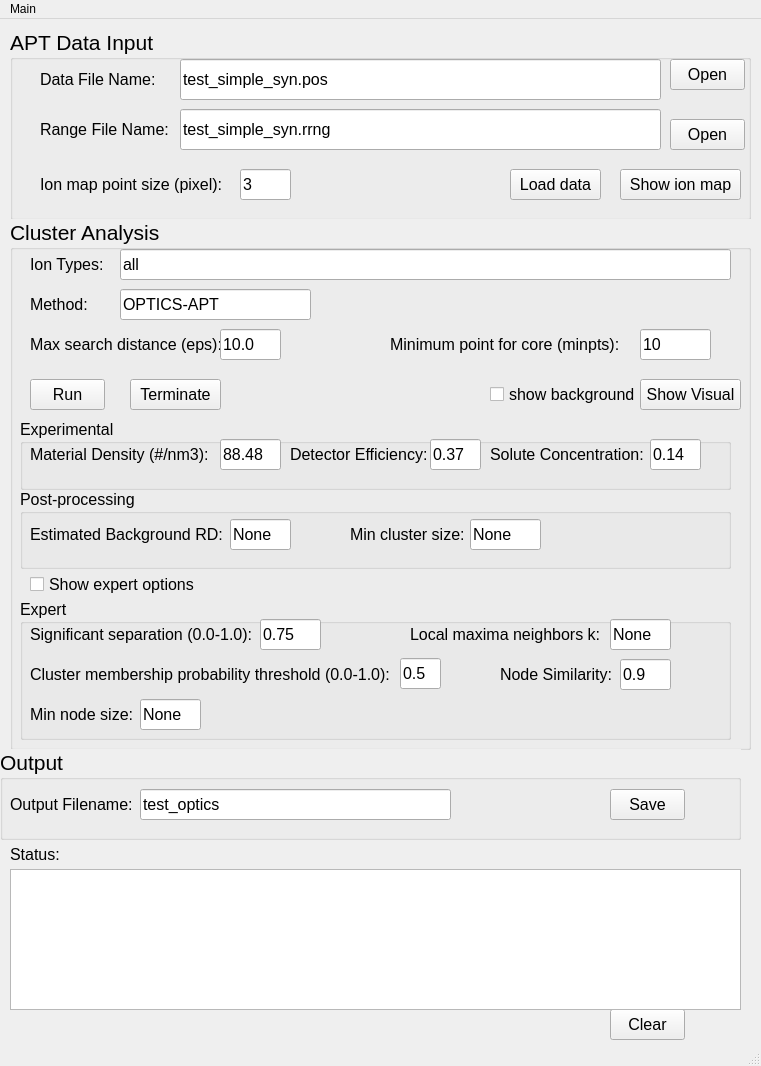
<?xml version="1.0" encoding="UTF-8"?>
<ui version="4.0">
 <class>MainWindow</class>
 <widget class="QMainWindow" name="MainWindow">
  <property name="geometry">
   <rect>
    <x>0</x>
    <y>0</y>
    <width>761</width>
    <height>1066</height>
   </rect>
  </property>
  <property name="windowTitle">
   <string>MainWindow</string>
  </property>
  <property name="autoFillBackground">
   <bool>true</bool>
  </property>
  <widget class="QWidget" name="centralwidget">
   <widget class="QGroupBox" name="groupBox">
    <property name="geometry">
     <rect>
      <x>10</x>
      <y>10</y>
      <width>741</width>
      <height>191</height>
     </rect>
    </property>
    <property name="font">
     <font>
      <pointsize>16</pointsize>
     </font>
    </property>
    <property name="autoFillBackground">
     <bool>true</bool>
    </property>
    <property name="title">
     <string>APT Data Input</string>
    </property>
    <widget class="QLabel" name="label">
     <property name="geometry">
      <rect>
       <x>30</x>
       <y>30</y>
       <width>121</width>
       <height>41</height>
      </rect>
     </property>
     <property name="font">
      <font>
       <pointsize>12</pointsize>
      </font>
     </property>
     <property name="text">
      <string>Data File Name:</string>
     </property>
     <property name="scaledContents">
      <bool>false</bool>
     </property>
    </widget>
    <widget class="QLineEdit" name="le_data_fname">
     <property name="geometry">
      <rect>
       <x>170</x>
       <y>30</y>
       <width>481</width>
       <height>41</height>
      </rect>
     </property>
     <property name="font">
      <font>
       <pointsize>12</pointsize>
      </font>
     </property>
     <property name="text">
      <string>test_simple_syn.pos</string>
     </property>
     <property name="placeholderText">
      <string>pos or txt</string>
     </property>
    </widget>
    <widget class="QLabel" name="label_2">
     <property name="geometry">
      <rect>
       <x>30</x>
       <y>80</y>
       <width>131</width>
       <height>41</height>
      </rect>
     </property>
     <property name="font">
      <font>
       <pointsize>12</pointsize>
      </font>
     </property>
     <property name="text">
      <string>Range File Name:</string>
     </property>
    </widget>
    <widget class="QLineEdit" name="le_rrng_fname">
     <property name="geometry">
      <rect>
       <x>170</x>
       <y>80</y>
       <width>481</width>
       <height>41</height>
      </rect>
     </property>
     <property name="font">
      <font>
       <pointsize>12</pointsize>
      </font>
     </property>
     <property name="text">
      <string>test_simple_syn.rrng</string>
     </property>
     <property name="placeholderText">
      <string>rrng</string>
     </property>
    </widget>
    <widget class="QPushButton" name="button_load_data">
     <property name="geometry">
      <rect>
       <x>500</x>
       <y>140</y>
       <width>91</width>
       <height>31</height>
      </rect>
     </property>
     <property name="font">
      <font>
       <pointsize>12</pointsize>
      </font>
     </property>
     <property name="text">
      <string>Load data</string>
     </property>
    </widget>
    <widget class="QPushButton" name="button_data_fname">
     <property name="geometry">
      <rect>
       <x>660</x>
       <y>30</y>
       <width>75</width>
       <height>31</height>
      </rect>
     </property>
     <property name="font">
      <font>
       <pointsize>12</pointsize>
      </font>
     </property>
     <property name="text">
      <string>Open</string>
     </property>
    </widget>
    <widget class="QPushButton" name="button_range_fname">
     <property name="geometry">
      <rect>
       <x>660</x>
       <y>90</y>
       <width>75</width>
       <height>31</height>
      </rect>
     </property>
     <property name="font">
      <font>
       <pointsize>12</pointsize>
      </font>
     </property>
     <property name="text">
      <string>Open</string>
     </property>
    </widget>
    <widget class="QPushButton" name="button_show_ion_map">
     <property name="geometry">
      <rect>
       <x>610</x>
       <y>140</y>
       <width>121</width>
       <height>31</height>
      </rect>
     </property>
     <property name="font">
      <font>
       <pointsize>12</pointsize>
      </font>
     </property>
     <property name="text">
      <string>Show ion map</string>
     </property>
    </widget>
    <widget class="QLineEdit" name="le_point_size">
     <property name="geometry">
      <rect>
       <x>230</x>
       <y>140</y>
       <width>51</width>
       <height>31</height>
      </rect>
     </property>
     <property name="font">
      <font>
       <pointsize>12</pointsize>
      </font>
     </property>
     <property name="text">
      <string>3</string>
     </property>
    </widget>
    <widget class="QLabel" name="label_19">
     <property name="geometry">
      <rect>
       <x>30</x>
       <y>140</y>
       <width>191</width>
       <height>31</height>
      </rect>
     </property>
     <property name="font">
      <font>
       <pointsize>12</pointsize>
      </font>
     </property>
     <property name="text">
      <string>Ion map point size (pixel):</string>
     </property>
    </widget>
   </widget>
   <widget class="QGroupBox" name="groupBox_2">
    <property name="geometry">
     <rect>
      <x>10</x>
      <y>200</y>
      <width>741</width>
      <height>531</height>
     </rect>
    </property>
    <property name="font">
     <font>
      <pointsize>16</pointsize>
     </font>
    </property>
    <property name="autoFillBackground">
     <bool>true</bool>
    </property>
    <property name="title">
     <string>Cluster Analysis</string>
    </property>
    <widget class="QLabel" name="label_3">
     <property name="geometry">
      <rect>
       <x>20</x>
       <y>30</y>
       <width>101</width>
       <height>31</height>
      </rect>
     </property>
     <property name="font">
      <font>
       <pointsize>12</pointsize>
      </font>
     </property>
     <property name="text">
      <string>Ion Types:</string>
     </property>
    </widget>
    <widget class="QLineEdit" name="le_ion_types">
     <property name="geometry">
      <rect>
       <x>110</x>
       <y>30</y>
       <width>611</width>
       <height>31</height>
      </rect>
     </property>
     <property name="font">
      <font>
       <pointsize>12</pointsize>
      </font>
     </property>
     <property name="text">
      <string>all</string>
     </property>
     <property name="placeholderText">
      <string>Ranged, All, Noise, or A1B1</string>
     </property>
    </widget>
    <widget class="QLabel" name="label_4">
     <property name="geometry">
      <rect>
       <x>20</x>
       <y>70</y>
       <width>61</width>
       <height>31</height>
      </rect>
     </property>
     <property name="font">
      <font>
       <pointsize>12</pointsize>
      </font>
     </property>
     <property name="text">
      <string>Method:</string>
     </property>
    </widget>
    <widget class="QLineEdit" name="le_method">
     <property name="geometry">
      <rect>
       <x>110</x>
       <y>70</y>
       <width>191</width>
       <height>31</height>
      </rect>
     </property>
     <property name="font">
      <font>
       <pointsize>12</pointsize>
      </font>
     </property>
     <property name="text">
      <string>OPTICS-APT</string>
     </property>
     <property name="placeholderText">
      <string>DBSCAN or OPTICS-APT</string>
     </property>
    </widget>
    <widget class="QLabel" name="label_5">
     <property name="geometry">
      <rect>
       <x>20</x>
       <y>110</y>
       <width>191</width>
       <height>31</height>
      </rect>
     </property>
     <property name="font">
      <font>
       <pointsize>12</pointsize>
      </font>
     </property>
     <property name="text">
      <string>Max search distance (eps):</string>
     </property>
    </widget>
    <widget class="QLineEdit" name="le_eps">
     <property name="geometry">
      <rect>
       <x>210</x>
       <y>110</y>
       <width>61</width>
       <height>31</height>
      </rect>
     </property>
     <property name="font">
      <font>
       <pointsize>12</pointsize>
      </font>
     </property>
     <property name="text">
      <string>10.0</string>
     </property>
     <property name="placeholderText">
      <string>0-inf</string>
     </property>
    </widget>
    <widget class="QLabel" name="label_6">
     <property name="geometry">
      <rect>
       <x>380</x>
       <y>110</y>
       <width>241</width>
       <height>31</height>
      </rect>
     </property>
     <property name="font">
      <font>
       <pointsize>12</pointsize>
      </font>
     </property>
     <property name="text">
      <string>Minimum point for core (minpts):</string>
     </property>
    </widget>
    <widget class="QLineEdit" name="le_minpts">
     <property name="geometry">
      <rect>
       <x>630</x>
       <y>110</y>
       <width>71</width>
       <height>31</height>
      </rect>
     </property>
     <property name="font">
      <font>
       <pointsize>12</pointsize>
      </font>
     </property>
     <property name="text">
      <string>10</string>
     </property>
     <property name="placeholderText">
      <string>2-inf</string>
     </property>
    </widget>
    <widget class="QGroupBox" name="groupBox_3">
     <property name="geometry">
      <rect>
       <x>10</x>
       <y>200</y>
       <width>711</width>
       <height>71</height>
      </rect>
     </property>
     <property name="font">
      <font>
       <pointsize>12</pointsize>
      </font>
     </property>
     <property name="title">
      <string>Experimental</string>
     </property>
     <widget class="QLabel" name="label_7">
      <property name="geometry">
       <rect>
        <x>10</x>
        <y>20</y>
        <width>191</width>
        <height>31</height>
       </rect>
      </property>
      <property name="text">
       <string>Material Density (#/nm3):</string>
      </property>
     </widget>
     <widget class="QLineEdit" name="le_density">
      <property name="geometry">
       <rect>
        <x>200</x>
        <y>20</y>
        <width>61</width>
        <height>31</height>
       </rect>
      </property>
      <property name="text">
       <string>88.48</string>
      </property>
      <property name="placeholderText">
       <string>88.48</string>
      </property>
     </widget>
     <widget class="QLabel" name="label_8">
      <property name="geometry">
       <rect>
        <x>270</x>
        <y>20</y>
        <width>151</width>
        <height>31</height>
       </rect>
      </property>
      <property name="text">
       <string>Detector Efficiency:</string>
      </property>
     </widget>
     <widget class="QLineEdit" name="le_det_eff">
      <property name="geometry">
       <rect>
        <x>410</x>
        <y>20</y>
        <width>51</width>
        <height>31</height>
       </rect>
      </property>
      <property name="text">
       <string>0.37</string>
      </property>
      <property name="placeholderText">
       <string>0.37</string>
      </property>
      <property name="clearButtonEnabled">
       <bool>false</bool>
      </property>
     </widget>
     <widget class="QLabel" name="label_9">
      <property name="geometry">
       <rect>
        <x>470</x>
        <y>20</y>
        <width>161</width>
        <height>31</height>
       </rect>
      </property>
      <property name="text">
       <string>Solute Concentration:</string>
      </property>
     </widget>
     <widget class="QLineEdit" name="le_solute_con">
      <property name="geometry">
       <rect>
        <x>630</x>
        <y>20</y>
        <width>51</width>
        <height>31</height>
       </rect>
      </property>
      <property name="text">
       <string>0.14</string>
      </property>
      <property name="placeholderText">
       <string>0.14</string>
      </property>
     </widget>
    </widget>
    <widget class="QGroupBox" name="groupBox_expert">
     <property name="geometry">
      <rect>
       <x>10</x>
       <y>380</y>
       <width>711</width>
       <height>141</height>
      </rect>
     </property>
     <property name="font">
      <font>
       <pointsize>12</pointsize>
      </font>
     </property>
     <property name="title">
      <string>Expert</string>
     </property>
     <widget class="QLabel" name="label_10">
      <property name="geometry">
       <rect>
        <x>390</x>
        <y>20</y>
        <width>201</width>
        <height>31</height>
       </rect>
      </property>
      <property name="text">
       <string>Local maxima neighbors k:</string>
      </property>
     </widget>
     <widget class="QLineEdit" name="le_k">
      <property name="geometry">
       <rect>
        <x>590</x>
        <y>20</y>
        <width>61</width>
        <height>31</height>
       </rect>
      </property>
      <property name="text">
       <string>None</string>
      </property>
      <property name="placeholderText">
       <string>None</string>
      </property>
     </widget>
     <widget class="QLabel" name="label_11">
      <property name="geometry">
       <rect>
        <x>10</x>
        <y>20</y>
        <width>231</width>
        <height>31</height>
       </rect>
      </property>
      <property name="text">
       <string>Significant separation (0.0-1.0):</string>
      </property>
     </widget>
     <widget class="QLineEdit" name="le_significant_separation">
      <property name="geometry">
       <rect>
        <x>240</x>
        <y>20</y>
        <width>61</width>
        <height>31</height>
       </rect>
      </property>
      <property name="text">
       <string>0.75</string>
      </property>
      <property name="placeholderText">
       <string>0.75</string>
      </property>
     </widget>
     <widget class="QLabel" name="label_12">
      <property name="geometry">
       <rect>
        <x>480</x>
        <y>60</y>
        <width>121</width>
        <height>31</height>
       </rect>
      </property>
      <property name="text">
       <string>Node Similarity:</string>
      </property>
     </widget>
     <widget class="QLabel" name="label_13">
      <property name="geometry">
       <rect>
        <x>10</x>
        <y>60</y>
        <width>381</width>
        <height>31</height>
       </rect>
      </property>
      <property name="text">
       <string>Cluster membership probability threshold (0.0-1.0):</string>
      </property>
     </widget>
     <widget class="QLineEdit" name="le_cluster_member_prob">
      <property name="geometry">
       <rect>
        <x>380</x>
        <y>59</y>
        <width>41</width>
        <height>31</height>
       </rect>
      </property>
      <property name="text">
       <string>0.5</string>
      </property>
      <property name="placeholderText">
       <string>0.5</string>
      </property>
     </widget>
     <widget class="QLineEdit" name="le_similarity">
      <property name="geometry">
       <rect>
        <x>600</x>
        <y>60</y>
        <width>51</width>
        <height>31</height>
       </rect>
      </property>
      <property name="text">
       <string>0.9</string>
      </property>
     </widget>
     <widget class="QLabel" name="label_17">
      <property name="geometry">
       <rect>
        <x>10</x>
        <y>100</y>
        <width>111</width>
        <height>31</height>
       </rect>
      </property>
      <property name="text">
       <string>Min node size:</string>
      </property>
     </widget>
     <widget class="QLineEdit" name="le_min_node_size">
      <property name="geometry">
       <rect>
        <x>120</x>
        <y>100</y>
        <width>61</width>
        <height>31</height>
       </rect>
      </property>
      <property name="text">
       <string>None</string>
      </property>
     </widget>
    </widget>
    <widget class="QPushButton" name="button_run">
     <property name="geometry">
      <rect>
       <x>20</x>
       <y>160</y>
       <width>75</width>
       <height>31</height>
      </rect>
     </property>
     <property name="font">
      <font>
       <pointsize>12</pointsize>
      </font>
     </property>
     <property name="text">
      <string>Run</string>
     </property>
    </widget>
    <widget class="QCheckBox" name="checkBox_show_bg">
     <property name="geometry">
      <rect>
       <x>480</x>
       <y>160</y>
       <width>151</width>
       <height>31</height>
      </rect>
     </property>
     <property name="font">
      <font>
       <pointsize>12</pointsize>
      </font>
     </property>
     <property name="text">
      <string>show background</string>
     </property>
    </widget>
    <widget class="QPushButton" name="button_terminate">
     <property name="geometry">
      <rect>
       <x>120</x>
       <y>160</y>
       <width>91</width>
       <height>31</height>
      </rect>
     </property>
     <property name="font">
      <font>
       <pointsize>12</pointsize>
      </font>
     </property>
     <property name="text">
      <string>Terminate</string>
     </property>
    </widget>
    <widget class="QCheckBox" name="checkBox_show_expert">
     <property name="geometry">
      <rect>
       <x>20</x>
       <y>350</y>
       <width>171</width>
       <height>31</height>
      </rect>
     </property>
     <property name="font">
      <font>
       <pointsize>12</pointsize>
      </font>
     </property>
     <property name="text">
      <string>Show expert options</string>
     </property>
    </widget>
    <widget class="QPushButton" name="button_show_visual">
     <property name="geometry">
      <rect>
       <x>630</x>
       <y>160</y>
       <width>101</width>
       <height>31</height>
      </rect>
     </property>
     <property name="font">
      <font>
       <pointsize>12</pointsize>
      </font>
     </property>
     <property name="text">
      <string>Show Visual</string>
     </property>
    </widget>
    <widget class="QGroupBox" name="groupBox_4">
     <property name="geometry">
      <rect>
       <x>10</x>
       <y>270</y>
       <width>711</width>
       <height>80</height>
      </rect>
     </property>
     <property name="font">
      <font>
       <pointsize>12</pointsize>
      </font>
     </property>
     <property name="title">
      <string>Post-processing</string>
     </property>
     <widget class="QLabel" name="label_16">
      <property name="geometry">
       <rect>
        <x>330</x>
        <y>30</y>
        <width>121</width>
        <height>31</height>
       </rect>
      </property>
      <property name="font">
       <font>
        <pointsize>12</pointsize>
       </font>
      </property>
      <property name="text">
       <string>Min cluster size:</string>
      </property>
     </widget>
     <widget class="QLineEdit" name="le_min_cluster_size">
      <property name="geometry">
       <rect>
        <x>450</x>
        <y>30</y>
        <width>71</width>
        <height>31</height>
       </rect>
      </property>
      <property name="font">
       <font>
        <pointsize>12</pointsize>
       </font>
      </property>
      <property name="text">
       <string>None</string>
      </property>
      <property name="placeholderText">
       <string>10</string>
      </property>
     </widget>
     <widget class="QLabel" name="label_18">
      <property name="geometry">
       <rect>
        <x>10</x>
        <y>30</y>
        <width>201</width>
        <height>31</height>
       </rect>
      </property>
      <property name="text">
       <string>Estimated Background RD:</string>
      </property>
     </widget>
     <widget class="QLineEdit" name="le_est_bg">
      <property name="geometry">
       <rect>
        <x>210</x>
        <y>30</y>
        <width>61</width>
        <height>31</height>
       </rect>
      </property>
      <property name="text">
       <string>None</string>
      </property>
     </widget>
    </widget>
   </widget>
   <widget class="QLabel" name="label_15">
    <property name="geometry">
     <rect>
      <x>10</x>
      <y>820</y>
      <width>81</width>
      <height>31</height>
     </rect>
    </property>
    <property name="font">
     <font>
      <pointsize>12</pointsize>
     </font>
    </property>
    <property name="text">
     <string>Status:</string>
    </property>
   </widget>
   <widget class="QGroupBox" name="groupBox_5">
    <property name="geometry">
     <rect>
      <x>0</x>
      <y>730</y>
      <width>741</width>
      <height>91</height>
     </rect>
    </property>
    <property name="font">
     <font>
      <pointsize>16</pointsize>
     </font>
    </property>
    <property name="autoFillBackground">
     <bool>true</bool>
    </property>
    <property name="title">
     <string>Output</string>
    </property>
    <widget class="QLabel" name="label_14">
     <property name="geometry">
      <rect>
       <x>10</x>
       <y>40</y>
       <width>131</width>
       <height>31</height>
      </rect>
     </property>
     <property name="font">
      <font>
       <pointsize>12</pointsize>
      </font>
     </property>
     <property name="text">
      <string>Output Filename:</string>
     </property>
    </widget>
    <widget class="QLineEdit" name="le_output_fname">
     <property name="geometry">
      <rect>
       <x>140</x>
       <y>40</y>
       <width>311</width>
       <height>31</height>
      </rect>
     </property>
     <property name="font">
      <font>
       <pointsize>12</pointsize>
      </font>
     </property>
     <property name="text">
      <string>test_optics</string>
     </property>
     <property name="placeholderText">
      <string>Filename base, no extension</string>
     </property>
    </widget>
    <widget class="QPushButton" name="button_save_output">
     <property name="enabled">
      <bool>true</bool>
     </property>
     <property name="geometry">
      <rect>
       <x>610</x>
       <y>40</y>
       <width>75</width>
       <height>31</height>
      </rect>
     </property>
     <property name="font">
      <font>
       <pointsize>12</pointsize>
      </font>
     </property>
     <property name="text">
      <string>Save</string>
     </property>
     <property name="default">
      <bool>false</bool>
     </property>
     <property name="flat">
      <bool>false</bool>
     </property>
    </widget>
   </widget>
   <widget class="QPushButton" name="button_clear_status">
    <property name="geometry">
     <rect>
      <x>610</x>
      <y>990</y>
      <width>75</width>
      <height>31</height>
     </rect>
    </property>
    <property name="font">
     <font>
      <pointsize>12</pointsize>
     </font>
    </property>
    <property name="text">
     <string>Clear</string>
    </property>
   </widget>
   <widget class="QTextBrowser" name="textBrowser">
    <property name="geometry">
     <rect>
      <x>10</x>
      <y>850</y>
      <width>731</width>
      <height>141</height>
     </rect>
    </property>
    <property name="font">
     <font>
      <pointsize>12</pointsize>
     </font>
    </property>
    <property name="documentTitle">
     <string/>
    </property>
   </widget>
  </widget>
  <widget class="QMenuBar" name="menubar">
   <property name="geometry">
    <rect>
     <x>0</x>
     <y>0</y>
     <width>761</width>
     <height>21</height>
    </rect>
   </property>
   <widget class="QMenu" name="menuMain">
    <property name="title">
     <string>Main</string>
    </property>
   </widget>
   <addaction name="menuMain"/>
  </widget>
  <widget class="QStatusBar" name="statusbar"/>
 </widget>
 <resources/>
 <connections>
  <connection>
   <sender>button_clear_status</sender>
   <signal>clicked()</signal>
   <receiver>textBrowser</receiver>
   <slot>clear()</slot>
   <hints>
    <hint type="sourcelabel">
     <x>969</x>
     <y>713</y>
    </hint>
    <hint type="destinationlabel">
     <x>970</x>
     <y>630</y>
    </hint>
   </hints>
  </connection>
 </connections>
</ui>
